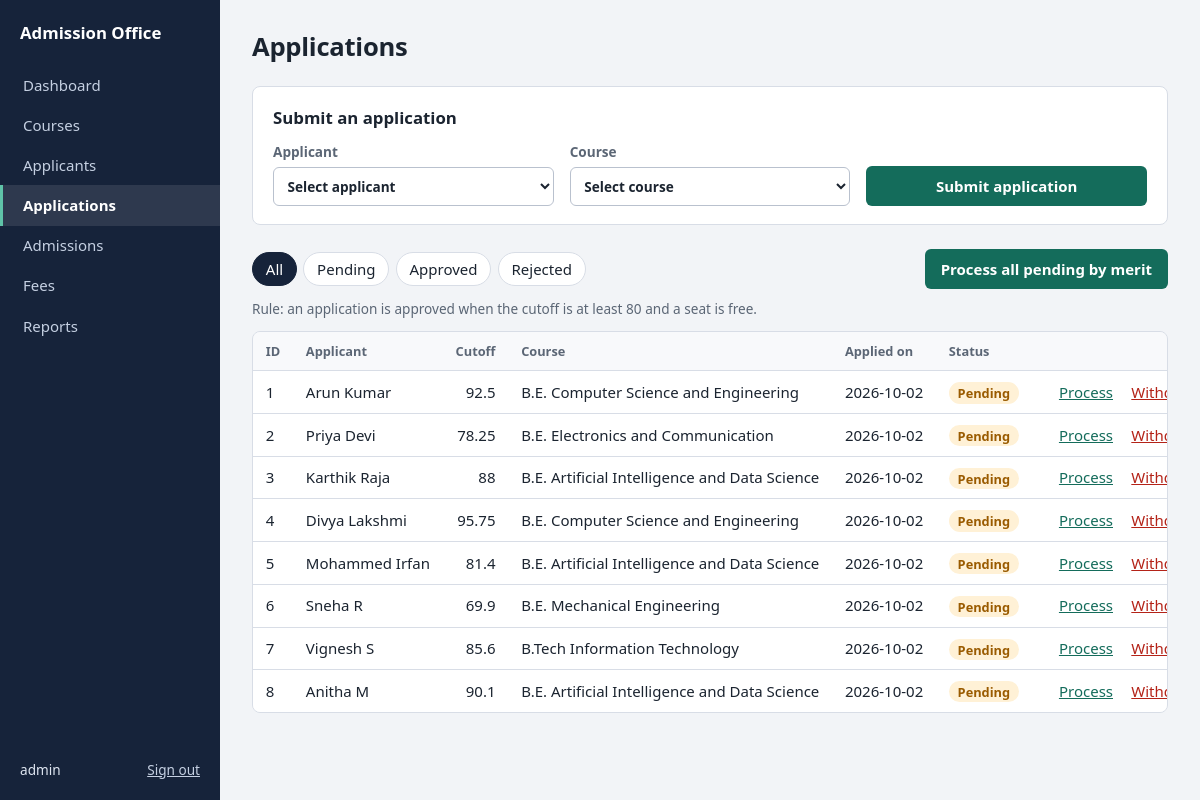
The app's page /applications (signed in) with its own data.
### tables this page shows
CREATE TABLE applications (
    application_id INTEGER PRIMARY KEY AUTOINCREMENT,
    applicant_id   INTEGER NOT NULL REFERENCES applicants(applicant_id),
    course_id      INTEGER NOT NULL REFERENCES courses(course_id),
    apply_date     TEXT NOT NULL,
    status         TEXT NOT NULL DEFAULT 'PENDING'
                   CHECK (status IN ('PENDING', 'APPROVED', 'REJECTED')),
    UNIQUE (applicant_id, course_id)
);

CREATE TABLE applicants (
    applicant_id INTEGER PRIMARY KEY AUTOINCREMENT,
    name         TEXT NOT NULL,
    dob          TEXT NOT NULL,
    gender       TEXT NOT NULL CHECK (gender IN ('M', 'F', 'O')),
    phone        TEXT NOT NULL,
    email        TEXT NOT NULL,
    cutoff_mark  REAL NOT NULL CHECK (cutoff_mark BETWEEN 0 AND 100)
);

CREATE TABLE courses (
    course_id       INTEGER PRIMARY KEY AUTOINCREMENT,
    course_name     TEXT NOT NULL,
    department      TEXT NOT NULL,
    total_seats     INTEGER NOT NULL CHECK (total_seats > 0),
    seats_available INTEGER NOT NULL CHECK (seats_available >= 0),
    fees            REAL NOT NULL CHECK (fees >= 0),
    CHECK (seats_available <= total_seats)
);

### app.py (the view, shortened to what this page needs)
@app.route("/applications", methods=["GET", "POST"])
@login_required
def applications():
    status = request.args.get("status", "")
    sql = """SELECT ap.application_id, ap.apply_date, ap.status, a.name, a.cutoff_mark, c.course_name, c.department
             FROM applications ap
             JOIN applicants a ON a.applicant_id = ap.applicant_id
             JOIN courses c ON c.course_id = ap.course_id"""
    args = ()
    if status in ("PENDING", "APPROVED", "REJECTED"):
        sql += " WHERE ap.status = ?"
        args = (status,)
    items = rows(sql + " ORDER BY ap.application_id", args)
    return render_template("applications.html", items=items, status=status, min_cutoff=MIN_CUTOFF,
                           applicants=rows("SELECT applicant_id, name, cutoff_mark FROM applicants ORDER BY name"),
                           courses=rows("SELECT course_id, course_name, seats_available FROM courses ORDER BY course_name"))

### app.py (called while the page is built)
def get_db():
    if "db" not in g:
        g.db = sqlite3.connect(DB_PATH)
        g.db.row_factory = sqlite3.Row
        g.db.execute("PRAGMA foreign_keys = ON")
    return g.db

def rows(sql, args=()):
    return get_db().execute(sql, args).fetchall()

@app.before_request
def csrf_protect():
    if "csrf" not in session:
        session["csrf"] = token_hex(16)
    if request.method == "POST" and request.form.get("csrf") != session["csrf"]:
        abort(400)

def login_required(view):
    @wraps(view)
    def wrapped(*args, **kwargs):
        if "user" not in session:
            return redirect(url_for("login"))
        return view(*args, **kwargs)
    return wrapped

### templates/applications.html (shortened to what this page needs)
{% extends "base.html" %}
{% from "_macros.html" import chip %}
{% block content %}
<h1>Applications</h1>
<section class="panel">
  <h2>Submit an application</h2>
  <form method="post" class="grid">
    <label>Applicant
      <select name="applicant_id" required><option value="">Select applicant</option>
      </select>
    </label>
    <label>Course
      <select name="course_id" required><option value="">Select course</option>
      </select>
    </label>
    <button class="btn">Submit application</button>
  </form>
</section>
<div class="toolbar">
  <nav class="filters" aria-label="Filter by status">
    {% for s, t in [('', 'All'), ('PENDING', 'Pending'), ('APPROVED', 'Approved'), ('REJECTED', 'Rejected')] %}
    <a href="{{ url_for('applications', status=s) if s else url_for('applications') }}" class="{{ 'on' if status == s }}">{{ t }}</a>
    {% endfor %}
  </nav>
  <form method="post" action="{{ url_for('applications_process_all') }}">
    <button class="btn" title="Highest cutoff first. Minimum cutoff {{ '%g'|format(min_cutoff) }}.">Process all pending by merit</button>
  </form>
</div>
<p class="muted small">Rule: an application is approved when the cutoff is at least {{ '%g'|format(min_cutoff) }} and a seat is free.</p>
<div class="table-wrap">
<table>
  <thead><tr><th>ID</th><th>Applicant</th><th class="num">Cutoff</th><th>Course</th><th>Applied on</th><th>Status</th><th></th></tr></thead>
  <tbody>
  {% for i in items %}
  <tr>
    <td>{{ i.application_id }}</td><td>{{ i.name }}</td><td class="num">{{ '%g'|format(i.cutoff_mark) }}</td>
    <td>{{ i.course_name }}</td><td>{{ i.apply_date }}</td><td>{{ chip(i.status) }}</td>
    <td class="actions">
      {% if i.status == 'PENDING' %}
      <form method="post" action="{{ url_for('applications_process', application_id=i.application_id) }}">
        <input type="hidden" name="csrf" value="{{ csrf_token() }}"><button class="linklike">Process</button>
      </form>
      <form method="post" action="{{ url_for('applications_delete', application_id=i.application_id) }}" onsubmit="return confirm('Withdraw this application?')">
        <input type="hidden" name="csrf" value="{{ csrf_token() }}"><button class="linklike danger">Withdraw</button>
      </form>
      {% endif %}
    </td>
  </tr>
  {% else %}<tr><td colspan="7" class="empty">No applications{{ ' with this status' if status }}.</td></tr>
  {% endfor %}
  </tbody>
</table>
</div>
{% endblock %}

### templates/_macros.html (shortened to what this page needs)
{% macro chip(status) %}<span class="chip {{ status|lower }}">{{ status|capitalize }}</span>{% endmacro %}

### static/style.css (style rules this page uses)
:root { --bg: #f2f4f7; --surface: #ffffff; --ink: #16233a; --text: #1b2430; --muted: #5b6675; --line: #d8dde6; --accent: #146c5b; --accent-dark: #0f5648; --danger: #b42318; --warn: #9a5b00; --ok-bg: #e4f3ee; --err-bg: #fdecea; --font: "Segoe UI", system-ui, -apple-system, "Helvetica Neue", Arial, sans-serif; }
* { box-sizing: border-box; }
body { margin: 0; background: var(--bg); color: var(--text); font: 15px/1.5 var(--font); }
h1 { font-size: 1.6rem; margin: 0 0 1.25rem; letter-spacing: -0.01em; }
h2 { font-size: 1.05rem; margin: 0 0 .75rem; }
a { color: var(--accent); }
.muted { color: var(--muted); }
.small { font-size: .85rem; margin: 0 0 .75rem; }
.panel { background: var(--surface); border: 1px solid var(--line); border-radius: 8px; padding: 1.1rem 1.25rem; margin-bottom: 1.5rem; }
.grid { display: grid; grid-template-columns: repeat(auto-fit, minmax(190px, 1fr)); gap: .9rem 1rem; align-items: end; }
label { display: grid; gap: .3rem; font-size: .85rem; font-weight: 600; color: var(--muted); }
input, select { font: inherit; padding: .5rem .6rem; border: 1px solid #b9c1ce; border-radius: 6px; background: #fff; color: var(--text); width: 100%; }
.btn { font: inherit; font-weight: 600; background: var(--accent); color: #fff; border: 0; border-radius: 6px; padding: .55rem 1rem; cursor: pointer; text-decoration: none; display: inline-block; }
.linklike { font: inherit; background: none; border: 0; padding: 0; color: var(--accent); cursor: pointer; text-decoration: underline; }
.linklike.danger { color: var(--danger); }
.table-wrap { overflow-x: auto; background: var(--surface); border: 1px solid var(--line); border-radius: 8px; margin-bottom: 1.5rem; }
table { width: 100%; border-collapse: collapse; }
th, td { text-align: left; padding: .6rem .8rem; border-bottom: 1px solid var(--line); white-space: nowrap; }
th { font-size: .8rem; color: var(--muted); font-weight: 600; background: #f8f9fb; }
tbody tr:last-child td { border-bottom: 0; }
.num { text-align: right; font-variant-numeric: tabular-nums; }
.actions { text-align: right; }
.actions form { display: inline; margin: 0 0 0 .9rem; }
.chip { padding: .1rem .55rem; border-radius: 999px; font-size: .8rem; font-weight: 600; }
.chip.pending { background: #fff1d6; color: var(--warn); }
.toolbar { display: flex; justify-content: space-between; align-items: center; gap: 1rem; flex-wrap: wrap; margin-bottom: .6rem; }
.filters { display: flex; gap: .4rem; }
.filters a { padding: .3rem .8rem; border-radius: 999px; text-decoration: none; border: 1px solid var(--line); background: #fff; color: var(--text); }
.filters a.on { background: var(--ink); color: #fff; border-color: var(--ink); }

### records on screen
applications: application_id "1", name "Arun Kumar", course_name "B.E. Computer Science and Engineering", apply_date "2026-10-02", status "Pending"
applicants: cutoff_mark "92.5"
applications: application_id "2", name "Priya Devi", course_name "B.E. Electronics and Communication", apply_date "2026-10-02", status "Pending"
applicants: cutoff_mark "78.25"
applications: application_id "3", name "Karthik Raja", course_name "B.E. Artificial Intelligence and Data Science", apply_date "2026-10-02", status "Pending"
applicants: cutoff_mark "88"
applications: application_id "4", name "Divya Lakshmi", course_name "B.E. Computer Science and Engineering", apply_date "2026-10-02", status "Pending"
applicants: cutoff_mark "95.75"
applications: application_id "5", name "Mohammed Irfan", course_name "B.E. Artificial Intelligence and Data Science", apply_date "2026-10-02", status "Pending"
applicants: cutoff_mark "81.4"
applications: application_id "6", name "Sneha R", course_name "B.E. Mechanical Engineering", apply_date "2026-10-02", status "Pending"
applicants: cutoff_mark "69.9"
applications: application_id "7", name "Vignesh S", course_name "B.Tech Information Technology", apply_date "2026-10-02", status "Pending"
applicants: cutoff_mark "85.6"
applications: application_id "8", name "Anitha M", course_name "B.E. Artificial Intelligence and Data Science", apply_date "2026-10-02", status "Pending"
applicants: cutoff_mark "90.1"

### other values on screen
{{ label }} "Dashboard" "Courses" "Applicants" "Applications" "Admissions" "Fees" "Reports"
{{ session.user }} "admin"
{{ t }} "All" "Pending" "Approved" "Rejected"
{{ '%g'|format(min_cutoff) }} "80"
